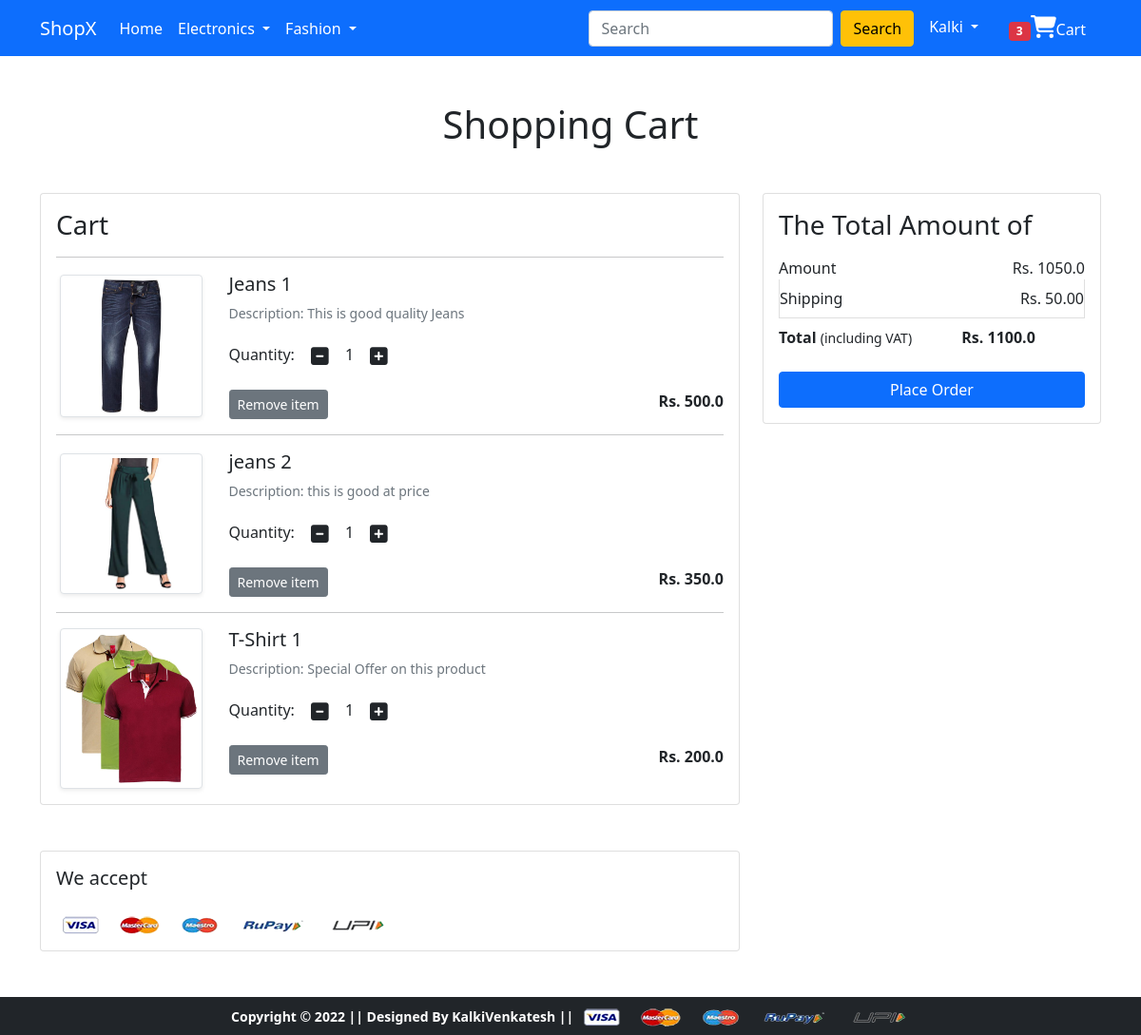
The page /cart/ (signed in) on the database as committed earlier.
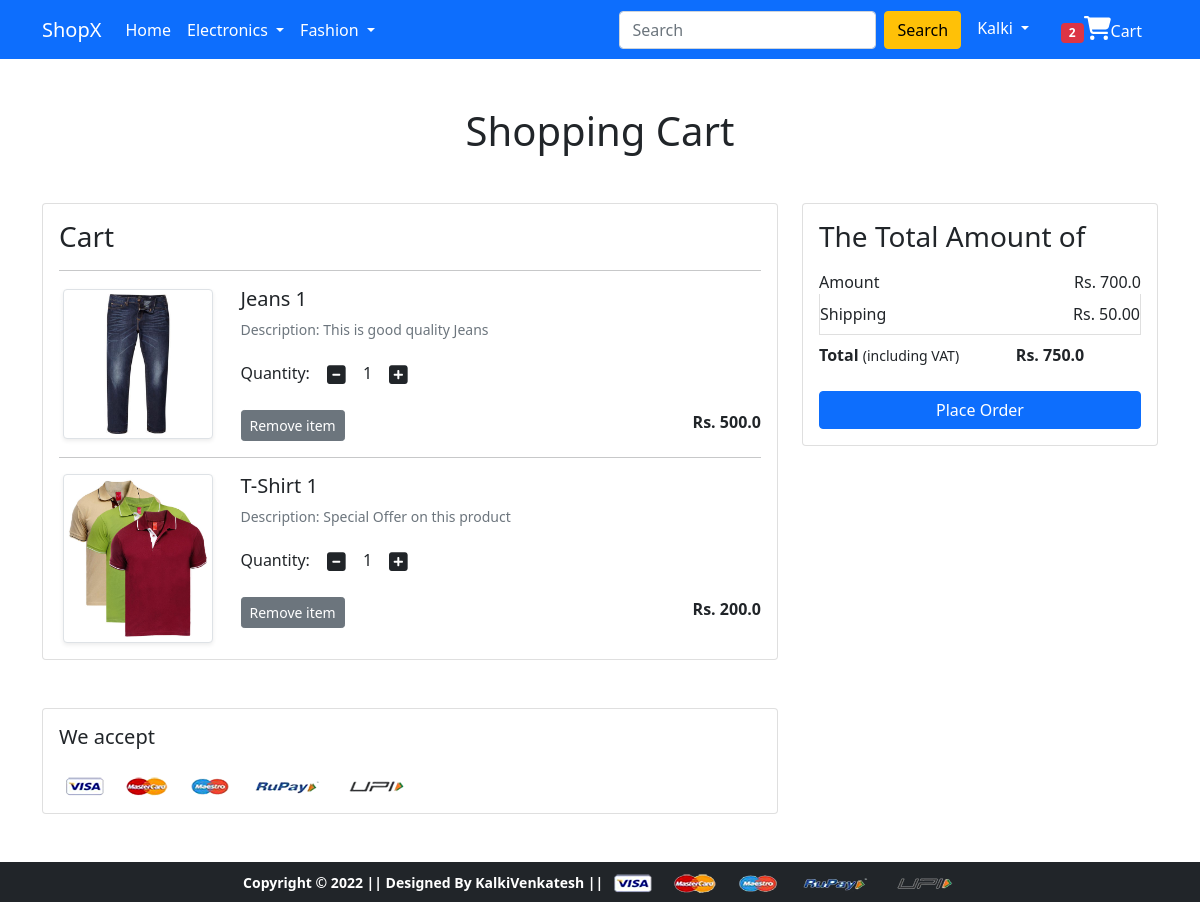
The same page on the database as committed later.
### app/models.py (models this page shows, shortened)
class Cart(models.Model):
    user = models.ForeignKey(User, on_delete=models.CASCADE)
    product = models.ForeignKey(Product, on_delete=models.CASCADE)
    quantity = models.PositiveIntegerField(default=1)

class Product(models.Model):
    title = models.CharField( max_length=100)
    selling_price = models.FloatField()
    discounted_price = models.FloatField()
    description = models.TextField()
    brand = models.CharField(max_length=50)
    category = models.CharField(choices=CATEGORY_CHOICES, max_length=50)
    product_image = models.ImageField(upload_to='productimg')

### app/views.py (the view)
# urls.py: path('cart/', views.show_cart, name='showcart'),
@login_required
def show_cart(request):
    totalitem = 0
    if request.user.is_authenticated:
        totalitem = len(Cart.objects.filter(user=request.user))
        user = request.user
        cart = Cart.objects.filter(user=user)
        amount = 0.0
        shipping_amount = 50.0
        total_aamount = 0.0
        cart_product = [p for p in Cart.objects.all() if p.user == user]
        if cart_product:
            for p in cart_product:
                tempamount = (p.quantity * p.product.discounted_price )
                amount += tempamount
                totalamount = amount + shipping_amount
            return render(request, 'app/addtocart.html', {'carts':cart, 'totalamount':totalamount, 'amount':amount, 'totalitem':totalitem})
        else:
            return render(request, 'app/emptycart.html')

### app/templates/app/addtocart.html (shortened to what this page needs)
 {% extends 'app/base.html' %}
{% load static %}
{% block main-content %}
<div class="container my-5">
 <div class="row">
  <h1 class="text-center mb-5">Shopping Cart</h1>
  <div class="col-sm-8">
  <div class="card">
   <div class="card-body">
    <h3>Cart</h3>
    {% for cart in carts %}
     <hr>
    <div class="row">
     <div class="col-sm-3 text-center align-self-center"><img src="{{cart.product.product_image.url}}" alt="" srcset="" class="img-fluid img-thumbnail shadow-sm" height="150" width="150"> </div>
     <div class="col-sm-9">
      <div>
       <h5>{{cart.product.title}}</h5>
       <p class="mb-2 text-muted small">Description: {{cart.product.description}} </p>
       <div class="my-3">
        <label for="quantity">Quantity:</label>
        <a class="minus-cart btn" pid="{{cart.product.id}}"><i class="fas fa-minus-square fa-lg"></i></a>
          <span id="quantity">{{cart.quantity}}</span>
        <a class="plus-cart btn" pid="{{cart.product.id}}"><i class="fas fa-plus-square fa-lg"></i></a>
       </div>
       <div class="d-flex justify-content-between">
        <a href="#" class="btn btn-sm btn-secondary mr-3 remove-cart" pid="{{cart.product.id}}">Remove item </a>
        <p class="mb-0"><span><strong>Rs. {{cart.product.discounted_price}} </strong></span></p>
       </div>
      </div>
     </div>
    </div>
    {% endfor %}
    </div>
   </div>
  </div>
  <div class="col-sm-4">
   <div class="card">
    <div class="card-body">
      <h3>The Total Amount of</h3>
      <ul class="list-group">
       <li class="list-group-item d-flex justify-content-between align-items-center border-0 px-0 pb-0">Amount<span>Rs. <span id="amount">{{amount}}</span></span></li>
       <li class="list-group-item d-flex justify-content-between align-items-center px-0">Shipping<span>Rs. 50.00</span></li>
       <li class="list-group-item d-flex justify-content-between align-items-center border-0 px-0 mb-3">
        <div>
           <strong>Total</strong> <small>(including VAT)</small>
         </div>
         <span><strong>Rs. <strong id="totalamount">{{totalamount}}</strong></span>
       </li>
      </ul>
      <div class="d-grid"><a href="{% url 'checkout' %}" class="btn btn-primary">Place Order</a></div>
    </div>
   </div>
  </div>
 </div>
</div>
<div class="container">
 <div class="row">
  <div class="col-sm-8">
   <div class="card">
    <div class="card-body">
      <h5 class="mb-4">We accept</h5>
      <img src="{% static 'app/images/payment.png' %}" alt="" class="img-fluid">
    </div>
  </div>
  </div>
 </div>
</div>
{% endblock main-content %}

### app/templates/app/base.html (shortened to what this page needs)
<!doctype html>
{% load static %}
<html lang="en">
  <head>
    <link href="https://cdn.jsdelivr.net/npm/bootstrap@5.0.0-beta1/dist/css/bootstrap.min.css" rel="stylesheet">
    <link rel="stylesheet" href="{% static 'app/css/owl.carousel.min.css' %}">
    <link rel="stylesheet" href="{% static 'app/css/all.min.css' %}">
    <link rel="stylesheet" href="{% static 'app/css/style.css' %}">
  </head>
  <body>
    <nav class="navbar navbar-expand-lg navbar-dark bg-primary">
     <div class="container">
       <a class="navbar-brand" href="/">ShopX</a>
       <div class="collapse navbar-collapse" id="navbarSupportedContent">
         <ul class="navbar-nav me-auto mb-2 mb-lg-0">
           <li class="nav-item">
             <a class="nav-link active" aria-current="page" href="/">Home</a>
           </li>
           <li class="nav-item dropdown">
             <a class="nav-link dropdown-toggle text-white" href="#" id="electronicsDropdown" role="button" data-bs-toggle="dropdown" aria-expanded="false">
               Electronics
             </a>
           </li>
           <li class="nav-item dropdown">
             <a class="nav-link dropdown-toggle text-white" href="#" id="fashionDropdown" role="button" data-bs-toggle="dropdown" aria-expanded="false">
               Fashion
             </a>
           </li>
         </ul>
         <form class="d-flex">
           <input class="form-control me-2" type="search" placeholder="Search" aria-label="Search">
           <button class="btn btn-warning" type="submit">Search</button>
         </form>
         <div>
          <ul class="navbar-nav me-auto mb-2 mb-lg-0">
            {% if request.user.is_authenticated %}
            <li class="nav-item dropdown mx-2">
              <a class="nav-link dropdown-toggle text-white" href="#" id="profileDropdown" role="button" data-bs-toggle="dropdown" aria-expanded="false">
               {{request.user.username|capfirst}}
              </a>
            </li>
            <li class="nav-item mx-2">
             <a href="{% url 'showcart' %}" class="nav-link text-white"><span class="badge bg-danger">{{totalitem}}</span><i style='font-size:24px' class='fas'>&#xf07a;</i>Cart</a>
            </li>
            {% endif %}
          </ul>
         </div>
       </div>
     </div>
    </nav>
    {% block main-content %} {% endblock main-content %}
    <footer class="container-fluid bg-dark text-center p-2 mt-5">
        <small class="text-white">Copyright &copy; 2022 || Designed By KalkiVenkatesh || </small>
        <img src="{% static 'app/images/payment.png' %}" alt="" srcset="" class="img-fluid" height="2px">
    </footer>
  </body>
</html>

Rows that differ between the two databases and show on the page:
removed Cart: product.product_image (picture), product "jeans 2", product.description "this is good at price", quantity "1", product.discounted_price "350.0"
Other text that changed with them:
{{ totalitem }}: "3" → "2"
{{ amount }}: "1050.0" → "700.0"
{{ totalamount }}: "1100.0" → "750.0"
